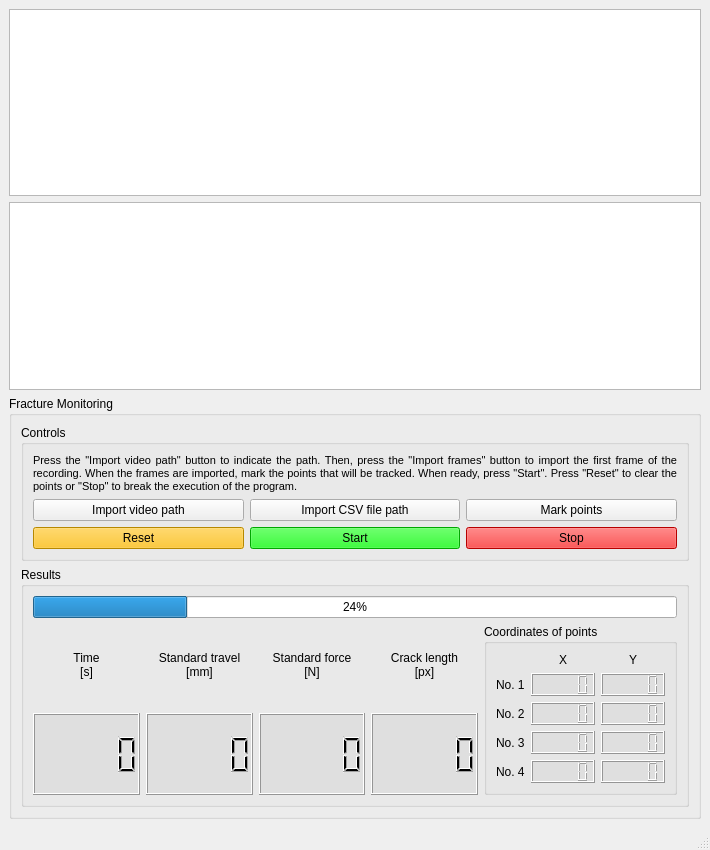
<?xml version="1.0" encoding="UTF-8"?>
<ui version="4.0">
 <class>MainWindow</class>
 <widget class="QMainWindow" name="MainWindow">
  <property name="geometry">
   <rect>
    <x>0</x>
    <y>0</y>
    <width>710</width>
    <height>850</height>
   </rect>
  </property>
  <property name="windowTitle">
   <string>MainWindow</string>
  </property>
  <widget class="QWidget" name="centralwidget">
   <layout class="QGridLayout" name="gridLayout">
    <property name="leftMargin">
     <number>9</number>
    </property>
    <property name="topMargin">
     <number>9</number>
    </property>
    <property name="rightMargin">
     <number>9</number>
    </property>
    <property name="bottomMargin">
     <number>9</number>
    </property>
    <property name="spacing">
     <number>6</number>
    </property>
    <item row="0" column="0">
     <widget class="PlotWidget" name="graphicsView_1">
      <property name="sizePolicy">
       <sizepolicy hsizetype="Preferred" vsizetype="Preferred">
        <horstretch>0</horstretch>
        <verstretch>0</verstretch>
       </sizepolicy>
      </property>
      <property name="minimumSize">
       <size>
        <width>692</width>
        <height>182</height>
       </size>
      </property>
     </widget>
    </item>
    <item row="2" column="0">
     <widget class="QGroupBox" name="groupBox_1">
      <property name="minimumSize">
       <size>
        <width>692</width>
        <height>414</height>
       </size>
      </property>
      <property name="styleSheet">
       <string notr="true">font: 12pt &quot;MS Shell Dlg 2&quot;;</string>
      </property>
      <property name="title">
       <string>Fracture Monitoring</string>
      </property>
      <layout class="QVBoxLayout" name="verticalLayout">
       <item>
        <widget class="QGroupBox" name="groupBox_2">
         <property name="styleSheet">
          <string notr="true">font: 10pt &quot;MS Shell Dlg 2&quot;;</string>
         </property>
         <property name="title">
          <string>Controls</string>
         </property>
         <layout class="QGridLayout" name="gridLayout_2">
          <item row="1" column="0">
           <widget class="QPushButton" name="pushButton_1">
            <property name="text">
             <string>Import video path</string>
            </property>
           </widget>
          </item>
          <item row="4" column="0">
           <widget class="QPushButton" name="pushButton_4">
            <property name="styleSheet">
             <string notr="true">background-color: rgb(255, 191, 0);</string>
            </property>
            <property name="text">
             <string>Reset</string>
            </property>
           </widget>
          </item>
          <item row="4" column="1">
           <widget class="QPushButton" name="pushButton_5">
            <property name="styleSheet">
             <string notr="true">background-color: rgb(0, 234, 0);</string>
            </property>
            <property name="text">
             <string>Start</string>
            </property>
            <property name="checkable">
             <bool>false</bool>
            </property>
           </widget>
          </item>
          <item row="4" column="2">
           <widget class="QPushButton" name="pushButton_6">
            <property name="styleSheet">
             <string notr="true">background-color: rgb(255, 0, 0);</string>
            </property>
            <property name="text">
             <string>Stop</string>
            </property>
           </widget>
          </item>
          <item row="0" column="0" colspan="3">
           <widget class="QLabel" name="label">
            <property name="font">
             <font>
              <family>MS Shell Dlg 2</family>
              <pointsize>8</pointsize>
              <weight>50</weight>
              <italic>false</italic>
              <bold>false</bold>
             </font>
            </property>
            <property name="styleSheet">
             <string notr="true">font: 8pt &quot;MS Shell Dlg 2&quot;;</string>
            </property>
            <property name="text">
             <string>Press the &quot;Import video path&quot; button to indicate the path. Then, press the &quot;Import frames&quot; button to import the first frame of the recording. When the frames are imported, mark the points that will be tracked. When ready, press &quot;Start&quot;. Press &quot;Reset&quot; to clear the points or &quot;Stop&quot; to break the execution of the program.</string>
            </property>
            <property name="alignment">
             <set>Qt::AlignJustify|Qt::AlignVCenter</set>
            </property>
            <property name="wordWrap">
             <bool>true</bool>
            </property>
           </widget>
          </item>
          <item row="1" column="1">
           <widget class="QPushButton" name="pushButton_2">
            <property name="text">
             <string>Import CSV file path</string>
            </property>
           </widget>
          </item>
          <item row="1" column="2">
           <widget class="QPushButton" name="pushButton_3">
            <property name="text">
             <string>Mark points</string>
            </property>
           </widget>
          </item>
         </layout>
        </widget>
       </item>
       <item>
        <widget class="QGroupBox" name="groupBox_3">
         <property name="styleSheet">
          <string notr="true">font: 10pt &quot;MS Shell Dlg 2&quot;;</string>
         </property>
         <property name="title">
          <string>Results</string>
         </property>
         <layout class="QGridLayout" name="gridLayout_3">
          <item row="1" column="3">
           <widget class="QLabel" name="label_5">
            <property name="text">
             <string>Crack length&lt;br&gt;[px]</string>
            </property>
            <property name="alignment">
             <set>Qt::AlignCenter</set>
            </property>
           </widget>
          </item>
          <item row="1" column="2">
           <widget class="QLabel" name="label_4">
            <property name="text">
             <string>Standard force&lt;br&gt;[N]</string>
            </property>
            <property name="alignment">
             <set>Qt::AlignCenter</set>
            </property>
           </widget>
          </item>
          <item row="2" column="2">
           <widget class="QLCDNumber" name="lcdNumber_3">
            <property name="styleSheet">
             <string notr="true">background-color: rgb(223, 223, 223);</string>
            </property>
           </widget>
          </item>
          <item row="2" column="3">
           <widget class="QLCDNumber" name="lcdNumber_4">
            <property name="styleSheet">
             <string notr="true">background-color: rgb(223, 223, 223);</string>
            </property>
           </widget>
          </item>
          <item row="1" column="4" rowspan="2">
           <widget class="QGroupBox" name="groupBox">
            <property name="title">
             <string>Coordinates of points</string>
            </property>
            <layout class="QGridLayout" name="gridLayout_4">
             <item row="4" column="1">
              <widget class="QLCDNumber" name="p4x">
               <property name="styleSheet">
                <string notr="true">background-color: rgb(223, 223, 223);</string>
               </property>
              </widget>
             </item>
             <item row="4" column="2">
              <widget class="QLCDNumber" name="p4y">
               <property name="styleSheet">
                <string notr="true">background-color: rgb(223, 223, 223);</string>
               </property>
              </widget>
             </item>
             <item row="1" column="1">
              <widget class="QLCDNumber" name="p1x">
               <property name="styleSheet">
                <string notr="true">background-color: rgb(223, 223, 223);</string>
               </property>
              </widget>
             </item>
             <item row="2" column="0">
              <widget class="QLabel" name="label_7">
               <property name="text">
                <string>No. 2</string>
               </property>
              </widget>
             </item>
             <item row="2" column="1">
              <widget class="QLCDNumber" name="p2x">
               <property name="styleSheet">
                <string notr="true">background-color: rgb(223, 223, 223);</string>
               </property>
              </widget>
             </item>
             <item row="3" column="0">
              <widget class="QLabel" name="label_8">
               <property name="text">
                <string>No. 3</string>
               </property>
              </widget>
             </item>
             <item row="4" column="0">
              <widget class="QLabel" name="label_9">
               <property name="text">
                <string>No. 4</string>
               </property>
              </widget>
             </item>
             <item row="1" column="2">
              <widget class="QLCDNumber" name="p1y">
               <property name="styleSheet">
                <string notr="true">background-color: rgb(223, 223, 223);</string>
               </property>
              </widget>
             </item>
             <item row="3" column="1">
              <widget class="QLCDNumber" name="p3x">
               <property name="styleSheet">
                <string notr="true">background-color: rgb(223, 223, 223);</string>
               </property>
              </widget>
             </item>
             <item row="2" column="2">
              <widget class="QLCDNumber" name="p2y">
               <property name="styleSheet">
                <string notr="true">background-color: rgb(223, 223, 223);</string>
               </property>
              </widget>
             </item>
             <item row="3" column="2">
              <widget class="QLCDNumber" name="p3y">
               <property name="styleSheet">
                <string notr="true">background-color: rgb(223, 223, 223);</string>
               </property>
              </widget>
             </item>
             <item row="1" column="0">
              <widget class="QLabel" name="label_6">
               <property name="text">
                <string>No. 1</string>
               </property>
              </widget>
             </item>
             <item row="0" column="1">
              <widget class="QLabel" name="label_10">
               <property name="text">
                <string>X</string>
               </property>
               <property name="alignment">
                <set>Qt::AlignCenter</set>
               </property>
              </widget>
             </item>
             <item row="0" column="2">
              <widget class="QLabel" name="label_11">
               <property name="text">
                <string>Y</string>
               </property>
               <property name="alignment">
                <set>Qt::AlignCenter</set>
               </property>
              </widget>
             </item>
            </layout>
           </widget>
          </item>
          <item row="2" column="0">
           <widget class="QLCDNumber" name="lcdNumber_1">
            <property name="sizePolicy">
             <sizepolicy hsizetype="Minimum" vsizetype="Minimum">
              <horstretch>0</horstretch>
              <verstretch>0</verstretch>
             </sizepolicy>
            </property>
            <property name="styleSheet">
             <string notr="true">background-color: rgb(223, 223, 223);</string>
            </property>
           </widget>
          </item>
          <item row="2" column="1">
           <widget class="QLCDNumber" name="lcdNumber_2">
            <property name="styleSheet">
             <string notr="true">background-color: rgb(223, 223, 223);</string>
            </property>
           </widget>
          </item>
          <item row="1" column="0">
           <widget class="QLabel" name="label_2">
            <property name="text">
             <string>Time&lt;br&gt;[s]</string>
            </property>
            <property name="alignment">
             <set>Qt::AlignCenter</set>
            </property>
           </widget>
          </item>
          <item row="1" column="1">
           <widget class="QLabel" name="label_3">
            <property name="text">
             <string>Standard travel&lt;br&gt;[mm]</string>
            </property>
            <property name="alignment">
             <set>Qt::AlignCenter</set>
            </property>
           </widget>
          </item>
          <item row="0" column="0" colspan="5">
           <widget class="QProgressBar" name="progressBar">
            <property name="sizePolicy">
             <sizepolicy hsizetype="Preferred" vsizetype="Fixed">
              <horstretch>0</horstretch>
              <verstretch>0</verstretch>
             </sizepolicy>
            </property>
            <property name="value">
             <number>24</number>
            </property>
           </widget>
          </item>
         </layout>
        </widget>
       </item>
      </layout>
     </widget>
    </item>
    <item row="1" column="0">
     <widget class="PlotWidget" name="graphicsView_2">
      <property name="sizePolicy">
       <sizepolicy hsizetype="Preferred" vsizetype="Preferred">
        <horstretch>0</horstretch>
        <verstretch>0</verstretch>
       </sizepolicy>
      </property>
      <property name="minimumSize">
       <size>
        <width>692</width>
        <height>183</height>
       </size>
      </property>
     </widget>
    </item>
   </layout>
  </widget>
  <widget class="QMenuBar" name="menubar">
   <property name="geometry">
    <rect>
     <x>0</x>
     <y>0</y>
     <width>710</width>
     <height>21</height>
    </rect>
   </property>
  </widget>
  <widget class="QStatusBar" name="statusbar"/>
 </widget>
 <customwidgets>
  <customwidget>
   <class>PlotWidget</class>
   <extends>QGraphicsView</extends>
   <header>pyqtgraph</header>
  </customwidget>
 </customwidgets>
 <resources/>
 <connections/>
</ui>
